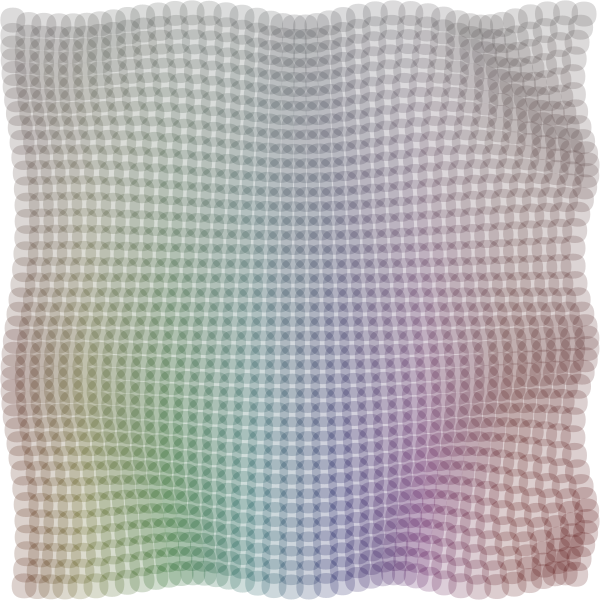
Frame 1 (no input)
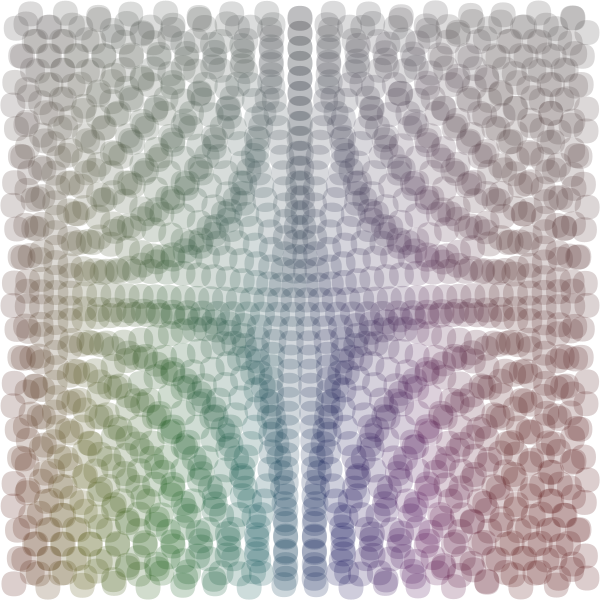
Frame 60 (the mouse pressed at the canvas centre just before this capture)
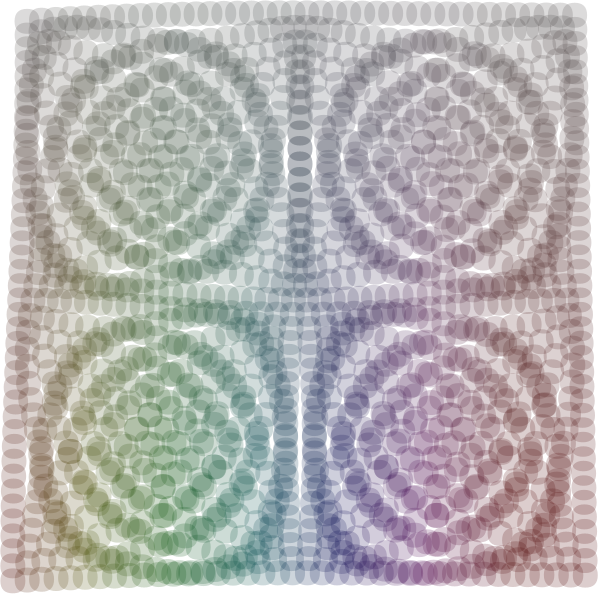
Frame 120 (the mouse held since frame 60 and released just before this capture)

The Processing sketch that drew these frames (run headless with seeded random() and noise(); from frame 60 on, the mouse is pressed at the canvas centre):

// Processing sketch: processing_151387
// ── processing_151387.pde

/*
 * Creative Coding
 * Week 2, 04 - The Clocks
 * by Indae Hwang and Jon McCormack
 * Copyright (c) 2014 Monash University
 *
 * This program draws a grid of circular "clocks", whose hands move according to the elasped time.
 * The higher the clock number the faster it moves, the first clock takes 1 min to go all the way around.
 * The function "movingCircle" is used to draw each clock. It is passed the position, size and hand angle
 * as arguments.
 * 
 */

void setup() {
  size(600, 600);
  background(255);
  rectMode(CENTER);
  colorMode(HSB);
  noStroke();
}


void draw() {
  background(255);
  noStroke();

  int num = 40;
  int margin = 20;

  float gutter = 0; //distance between each cell
  float cellsize = ( width - (2 * margin) - gutter * (num - 1) ) / (num - 1);

  int circleNumber = 0; // counter

  for (int i=0; i<num; i++) {
    for (int j=0; j<num; j++) {
      ++circleNumber;

      float tx = margin + cellsize * i + gutter * i;
      float ty = margin + cellsize * j + gutter * j;

      movingCircle(tx, ty, cellsize, (width/2-tx) *(height/2-ty) * PI * millis() / 10000000.0);
    }
  }
}//end of draw 


void movingCircle(float x, float y, float size, float angle) {

  // calculate endpoint of the line
  float tempX = x + (size / 2) * sin(angle);
  float tempY = y + (size / 2) * cos(angle);

  //stroke(0);
  //strokeWeight(1);
  fill(tempX/2,tempY/2,75, 50);
  //ellipse(x, y, size, size); // circle

  //stroke(255, 0, 0);
  //line(x, y, tempX, tempY); // red line
  rect(tempX,tempY,25,25,15);
}
